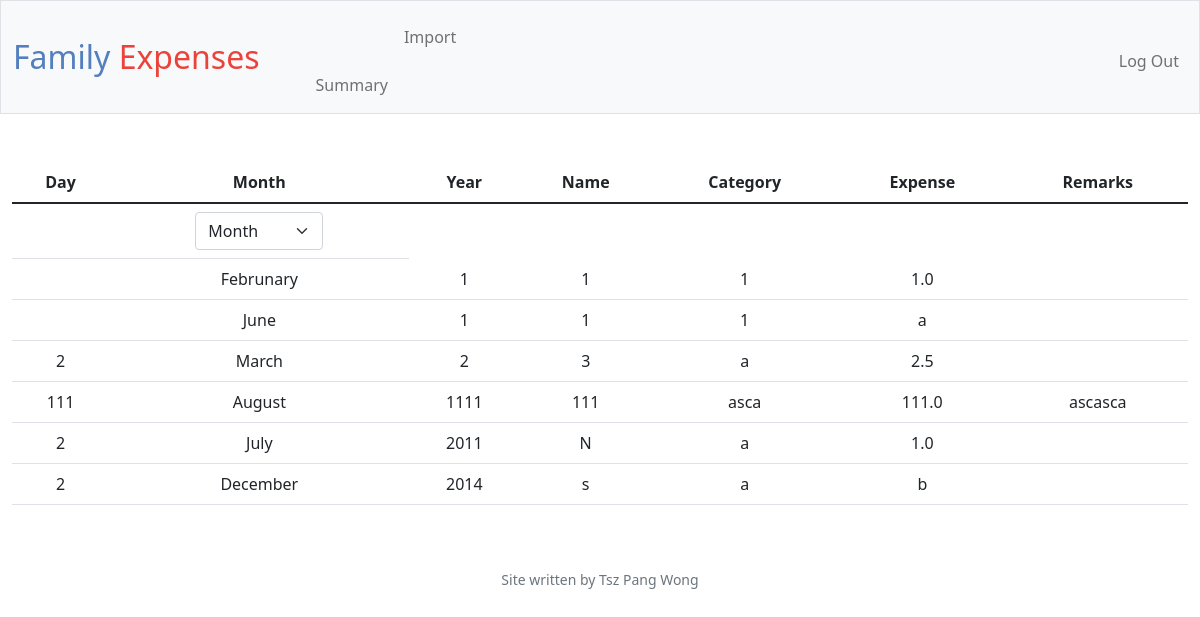
Before: / (signed in) with the older database file.
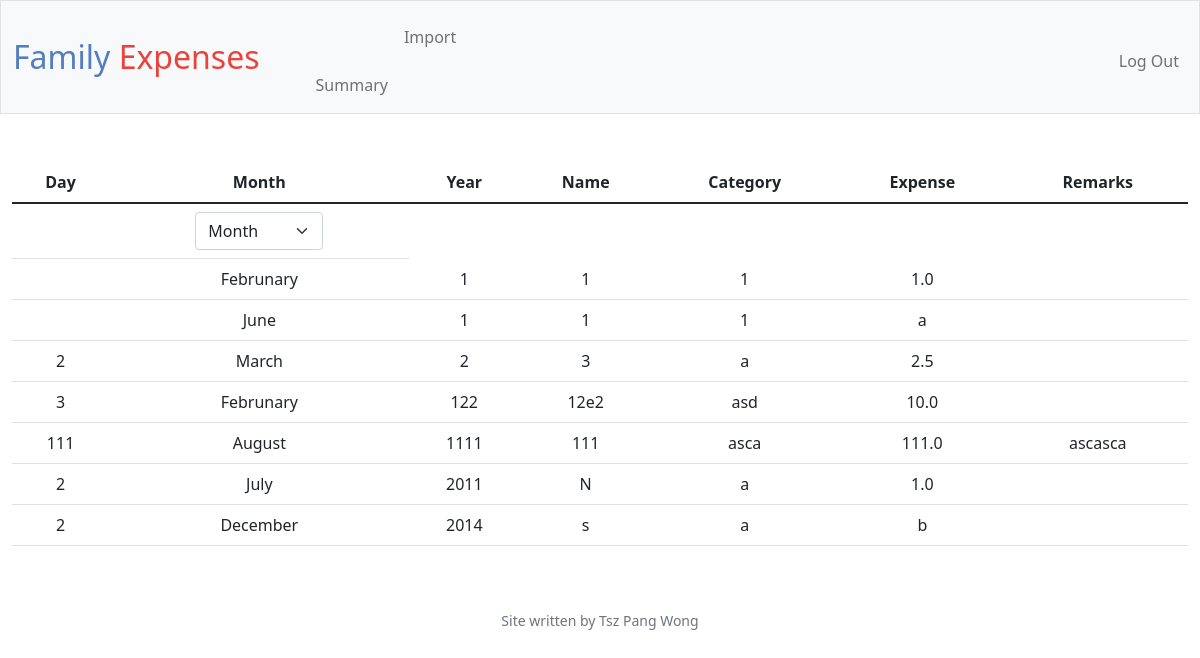
After: the same page with the newer database file.
### tables this page shows
CREATE TABLE expenses (
user_id INTEGER NOT NULL,
day INTEGER,
month TEXT NOT NULL,
category TEXT NOT NULL,
name TEXT NOT NULL,
expense REAL NOT NULL,
remarks TEXT, year INTEGER NOT NULL,
FOREIGN KEY (user_id) REFERENCES users (id)
ON DELETE CASCADE
ON UPDATE NO ACTION
);

### app.py (the view)
@app.route("/")
@login_required
def index():
    if request.method == "GET":
        total_expenses = db.execute("SELECT * FROM expenses WHERE user_id = ? ORDER BY year", session["user_id"])
        distinct_month = db.execute("SELECT DISTINCT month FROM expenses WHERE user_id = ?", session["user_id"])
        return render_template("summary.html", expenses=total_expenses, months=distinct_month)

### app.py (called while the page is built)
@app.after_request
def after_request(response):
    response.headers["Cache-Control"] = "no-cache, no-store, must-revalidate"
    response.headers["Expires"] = 0
    response.headers["Pragma"] = "no-cache"
    return response

### helpers.py (called while the page is built)
def login_required(f):
    @wraps(f)
    def decorated_function(*args, **kwargs):
        if session.get("user_id") is None:
            return redirect("/login")
        return f(*args, **kwargs)
    return decorated_function

### templates/summary.html (shortened to what this page needs)
{% extends "layout.html" %}
{% block main %}
<form action="/select", method = "post", name="month_select">
<table class = "table">
    <thread>
        <tr>
            <th>Day</th>
            <th>Month</th>
            <th>Year</th>
            <th>Name</th>
            <th>Category</th>
            <th>Expense</th>
            <th>Remarks</th>
        </tr>
    </thread>
    <tbody>
        <tr>
            <td></td>
            <td>
                <select class="form-select mx-auto w-auto" name="month" onchange="javascript: if(this.value != '0') this.form.submit();">
                    <option disabled selected value = '0'>Month</option>
                </select>
            </td>
        </tr>
        {% for exp in expenses %}
                <td>{{ exp.day }}</td>
                <td>{{ exp.month }}</td>
                <td>{{ exp.year }}</td>
                <td>{{ exp.name }}</td>
                <td>{{ exp.category }}</td>
                <td>{{ exp.expense }}</td>
                <td>{{ exp.remarks }}</td>
        {% endfor %}
    </tbody>
</table>
</form>
{% endblock %}

### templates/layout.html (shortened to what this page needs)
<!DOCTYPE html>
<html lang="en">
    <head>
        <link href="https://cdn.jsdelivr.net/npm/bootstrap@5.1.3/dist/css/bootstrap.min.css" rel="stylesheet">
        <link href="/static/styles.css" rel="stylesheet">
    </head>
    <body>
        <nav class="bg-light border navbar navbar-expand-md navbar-light">
            <div class="container-fluid">
                <a class="navbar-brand"><span class="blue">Family</span><span class="red"> Expenses</span>
                <div class="collapse navbar-collapse" id="navbar">
                    {% if session["user_id"] %}
                        <ul class="navbar-nav me-auto mt-2">
                            <li class="nav-item"><a class="nav-link" href="/">Summary</a></li>
                            <li class="nav-item"><a class="nav-link" href="/dataimport">Import</a></li>
                        </ul>
                        <ul class="navbar-nav ms-auto mt-2">
                            <li class="nav-item"><a class="nav-link" href="/logout">Log Out</a></li>
                        </ul>
                    {% else %}
                        <ul class="navbar-nav ms-auto mt-2">
                            <li class="nav-item"><a class="nav-link" href="/register">Register</a></li>
                            <li class="nav-item"><a class="nav-link" href="/login">Log In</a></li>
                        </ul>
                    {% endif %}
                </div>
            </div>
        </nav>
        <main class="container-fluid py-5 text-center">
            {% block main %}{% endblock %}
        </main>
        <footer class="mb-5 small text-center text-muted">
           Site written by Tsz Pang Wong
        </footer>
    </body>
</html>

### static/styles.css (style rules this page uses)
nav .navbar-brand { font-size: xx-large; }
nav .navbar-brand .blue { color: #537fbe; }
nav .navbar-brand .red { color: #ea433b; }

Changed rows visible on the page:
added expenses: day "3", month "Februnary", year "122", name "12e2", category "asd", expense "10.0"
